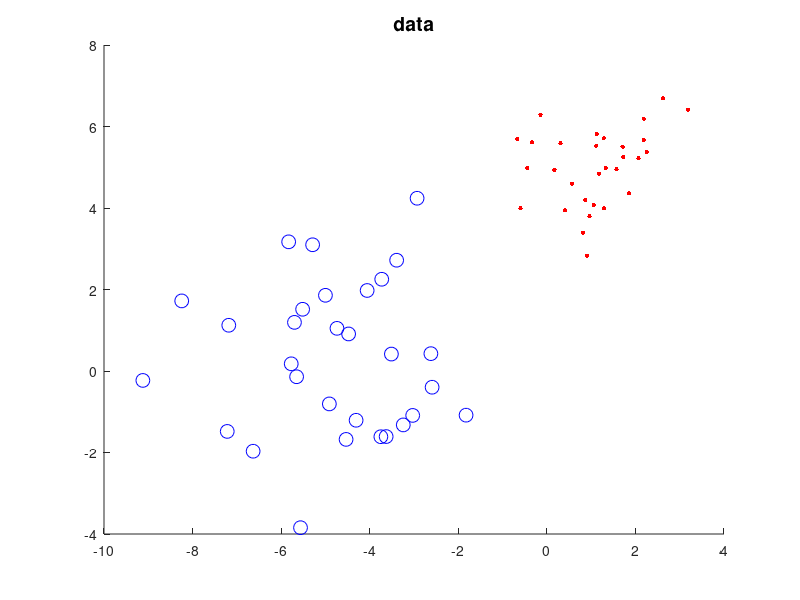

Here is the MATLAB script that generated this plot: (Note: this script raises an error after producing the figure.)
%% Example of the laplace approximation for logistic regression
% Based on code written by Mark Girolami
%%

% This file is from pmtk3.googlecode.com
clc
clear all
close all
%setSeed(0);
fs = 14;
addpath('./minFunc_2012/minFunc/');
addpath('./minFunc_2012/minFunc/compiled/')
% 
% %% We generate data from two Gaussians:
% % x|C=1 ~ gauss([1,5], I)
% % x|C=0 ~ gauss([-5,1], 1.1I)
% N=30;
D=2;
% mu1=[ones(N,1) 5*ones(N,1)];
% mu2=[-5*ones(N,1) 1*ones(N,1)];
% class1_std = 1;
% class2_std = 1.1;
% X1 = [class1_std*randn(N,2)+mu1;2*class2_std*randn(N,2)+mu2];
% t = [ones(N,1);zeros(N,1)];
% alpha=100; %Variance of prior (alpha=1/lambda)
load('P6.mat');
% Limits and grid size for contour plotting

Range= 8;
Step=0.1;
[w1,w2]=meshgrid(-Range:Step:Range,-Range:Step:Range);
[n,n]=size(w1);
W=[reshape(w1,n*n,1) reshape(w2,n*n,1)];

%% Plot data
figure; hold on
plot(X(find(t==1),1),X(find(t==1),2),'r.', 'markersize', 10);
plot(X(find(t==0),1),X(find(t==0),2),'bo', 'markersize', 10);
title('data', 'fontsize', fs)


% Plot predictions for certain chosen valyes of w
Xgrid = W; % grid of x1, x2 valyes
ws = [3 1; 4 2; 5 3; 7 3];
[styles, colors, symbols] =  plotColors();
for ii=1:size(ws,1)
  w = ws(ii,:)';
  pred = 1./(1+exp(-Xgrid*w));
  [cc,h]=contour(w1,w2,reshape(pred,[n,n]),1);
  set(h, 'linestyle', '-', 'linecolor', colors(ii), 'linewidth', 2);
end
%printPmtkFigure('logregLaplaceGirolamiData')

%% Plot prior, likelihood, posterior
f=W*X';
Log_Prior = log(gaussProb(W, zeros(1,D), eye(D).*alpha));
Log_Like = W*X'*t - sum(log(1+exp(f)),2); 
Log_Joint = Log_Like + Log_Prior;

figure();
contour(w1,w2,reshape(-Log_Prior,[n,n]),30);
title('Probability Level Sets of Log-Prior', 'fontsize', fs);
%printPmtkFigure('logregLaplaceGirolamiPrior')

figure;
contour(w1,w2,reshape(-Log_Like,[n,n]),30);
title('Log-Likelihood', 'fontsize', fs);
hold on
% Plot points corresponding to chosen lines
for ii=1:size(ws,1)
  w = ws(ii,:)';
  text(w(1), w(2), sprintf('%d', ii), 'color', colors(ii), 'fontsize', 14);
end
grid on
% Identify the parameters w1 & w2 which are MLE
[i,j]=max(Log_Like);
wmle = W(j,:) % mle satisfies w1 = 2.35*w2 and is maximized
wmle(1)/wmle(2)
%plot(wmle(1), wmle(2),'.','MarkerSize',40);
line([0 wmle(1)], [0 wmle(2)], 'linewidth', 2);
%printPmtkFigure('logregLaplaceGirolamiNLL')

figure;
contour(w1,w2,reshape(-Log_Joint,[n,n]),30);
title('Probability Level Sets of Log-Unnormalised Posterior', 'fontsize', fs)
hold on
% Identify the parameters w1 & w2 which maximise the posterior (joint)
[i,j]=max(Log_Joint);
plot(W(j,1),W(j,2),'.','MarkerSize',40);
grid on
%printPmtkFigure('logregLaplaceGirolamiPost')


% Compute the Laplace Approximation
%model = logregBinaryFitL2IRLS(X, t, 1/alpha, false);
%wMAP = model.w; C = model.C; 
pp =  preprocessorCreate('addOnes', false, 'standardizeX', false);
model = logregFitBayes(X, t, 'method', 'laplace', 'lambda', 1/alpha, 'preproc', pp);
wMAP = model.wN;
C = model.VN; 
Log_Laplace_Posterior = log(gaussProb(W, wMAP', C)+eps);

figure;
contour(w1,w2,reshape(-Log_Laplace_Posterior,[n,n]),30);
hold on
plot(W(j,1),W(j,2),'.','MarkerSize',40);
title('Probability Level Sets of Laplace Approximation to Posterior', 'fontsize', fs)
grid on
%printPmtkFigure('logregLaplaceGirolamiPostLaplace')

%% Plot the predictive distribution for logistic regression
figure;
Xgrid = W; % grid of x1, x2 valyes
pred = 1./(1+exp(-Xgrid*wMAP));
contour(w1,w2,reshape(pred,[n,n]),30);
hold on
plot(X(find(t==1),1),X(find(t==1),2),'r.');
plot(X(find(t==0),1),X(find(t==0),2),'bo');
title('p(y=1|x, W*)', 'fontsize', fs)
%printPmtkFigure('logregLaplaceGirolamiPlugin')

% Samples
figure;
plot(X(find(t==1),1),X(find(t==1),2),'r.');
hold on
plot(X(find(t==0),1),X(find(t==0),2),'bo');
predMean = zeros(n*n,1);
S = 100;
for i=1:S
  wsamp = gaussSample(wMAP(:), C, 1)';
  pred = 1./(1+exp(-Xgrid*wsamp));
  predMean = predMean + pred;
  contour(w1,w2,reshape(pred,[n,n]),[0.5 0.5]);
end
title('decision boundary for sampled W', 'fontsize', fs)
%printPmtkFigure('logregLaplaceGirolamiSamples')

% MC 
figure;
predMean = predMean / S;
contour(w1,w2,reshape(predMean,[n,n]),30);
hold on
plot(X(find(t==1),1),X(find(t==1),2),'r.');
plot(X(find(t==0),1),X(find(t==0),2),'bo');
title('MC approx of p(y=1|x)', 'fontsize', fs)
%printPmtkFigure('logregLaplaceGirolamiMc')

% Numerical
figure;
[yhat, pred] = logregPredictBayes(model, Xgrid,'moderated');
contour(w1,w2,reshape(pred,[n,n]),30);
hold on
plot(X(find(t==1),1),X(find(t==1),2),'r.');
plot(X(find(t==0),1),X(find(t==0),2),'bo');
title('numerical approx of p(y=1|x)', 'fontsize', fs)
%printPmtkFigure('logregLaplaceGirolamiModerated')
